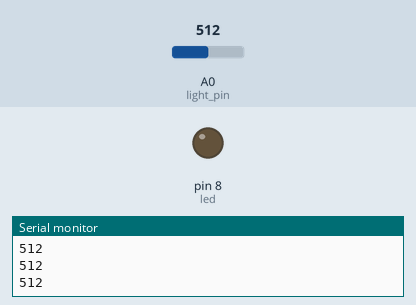
Recording of a sketch running on a simulated Arduino Uno, built with avr-gcc and run on an emulated ATmega328P. Shown: output pins drawn as LEDs (lit = HIGH), the last lines printed to the serial monitor. The inputs (shaded band) are chosen by the test bench; at power-on: A0 (light_pin) = 512.

Above: at 1.2 s.
1.3 s: A0 (light_pin) set to 483
At 1.7 s:
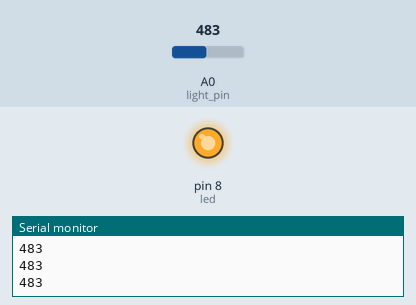
2.8 s: A0 (light_pin) set to 510
At 3.8 s:
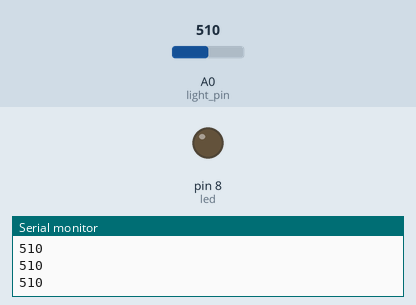
4.3 s: A0 (light_pin) set to 490
At 5.2 s:
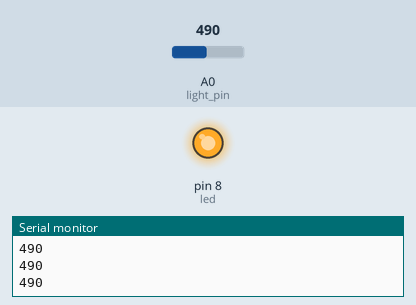
Timing chart, 0 to 7.3 s (numbered marks = the images above; inputs shaded):
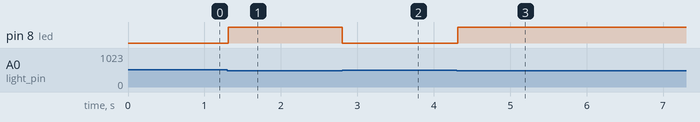

The sketch:

Quiz2.ino
```cpp
int light_pin = A0;
int led = 8;

void setup()
{
  pinMode(light_pin, INPUT);
  pinMode(led, OUTPUT);
  Serial.begin(9600);
}

void loop()
{
  int value = analogRead(light_pin);
  Serial.println(value);
  while (value < 500) {
    Serial.println(value);
    digitalWrite(led, HIGH);
    value = analogRead(light_pin);
  }
  digitalWrite(led, LOW);
}
```

Measured:
- the behaviour switches between 500 and 499 on A0 (light_pin) (found by bisection; images 0 and 1)
- after the input at 1.3 s, pin 8 (led): LOW → HIGH at once
- after the input at 2.8 s, pin 8 (led): HIGH → LOW at once
- after the input at 4.3 s, pin 8 (led): LOW → HIGH at once
